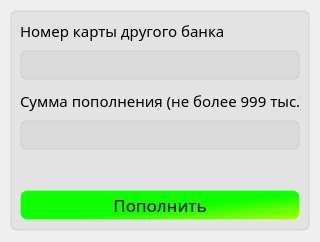
<?xml version="1.0" encoding="UTF-8"?>
<ui version="4.0">
 <class>daidengy</class>
 <widget class="QDialog" name="daidengy">
  <property name="geometry">
   <rect>
    <x>0</x>
    <y>0</y>
    <width>320</width>
    <height>242</height>
   </rect>
  </property>
  <property name="sizePolicy">
   <sizepolicy hsizetype="Preferred" vsizetype="Preferred">
    <horstretch>0</horstretch>
    <verstretch>0</verstretch>
   </sizepolicy>
  </property>
  <property name="minimumSize">
   <size>
    <width>320</width>
    <height>242</height>
   </size>
  </property>
  <property name="maximumSize">
   <size>
    <width>320</width>
    <height>242</height>
   </size>
  </property>
  <property name="windowTitle">
   <string>FOXBANK</string>
  </property>
  <property name="windowIcon">
   <iconset resource="wallpapers/wall.qrc">
    <normaloff>:/logo/icon.png</normaloff>:/logo/icon.png</iconset>
  </property>
  <property name="styleSheet">
   <string notr="true"/>
  </property>
  <widget class="QFrame" name="LOGIN">
   <property name="geometry">
    <rect>
     <x>10</x>
     <y>10</y>
     <width>300</width>
     <height>221</height>
    </rect>
   </property>
   <property name="styleSheet">
    <string notr="true">background-color: rgba(200, 200, 200, 80); 
border: 2px solid rgba(200,200,200, 85);
border-radius: 7px; 
font-family: Vag World;
</string>
   </property>
   <property name="frameShape">
    <enum>QFrame::StyledPanel</enum>
   </property>
   <property name="frameShadow">
    <enum>QFrame::Raised</enum>
   </property>
   <widget class="QLabel" name="label">
    <property name="geometry">
     <rect>
      <x>10</x>
      <y>0</y>
      <width>271</width>
      <height>41</height>
     </rect>
    </property>
    <property name="styleSheet">
     <string notr="true">font-size: 11pt;
background-color: none;
border: none;
font-family: Vag World;</string>
    </property>
    <property name="text">
     <string>Номер карты другого банка</string>
    </property>
   </widget>
   <widget class="QLabel" name="error">
    <property name="geometry">
     <rect>
      <x>10</x>
      <y>140</y>
      <width>281</width>
      <height>30</height>
     </rect>
    </property>
    <property name="styleSheet">
     <string notr="true">color: red;
font-size: 11pt;
background-color: none;
border: none;
font-family: Neo Sans Pro;</string>
    </property>
    <property name="text">
     <string/>
    </property>
   </widget>
   <widget class="QPushButton" name="contbtn">
    <property name="geometry">
     <rect>
      <x>10</x>
      <y>180</y>
      <width>280</width>
      <height>30</height>
     </rect>
    </property>
    <property name="styleSheet">
     <string notr="true">background-color: qlineargradient(spread:pad, x1:1, y1:1, x2:0, y2:0, stop:0 rgba(166,255,0,1), stop:0.427447 rgba(16,255,0,1));
border: 1px solid rgba(255,255,255,40);

border-radius:7px;
font-size: 17px</string>
    </property>
    <property name="text">
     <string>Пополнить</string>
    </property>
   </widget>
   <widget class="QLineEdit" name="cardnum_label">
    <property name="geometry">
     <rect>
      <x>10</x>
      <y>40</y>
      <width>280</width>
      <height>30</height>
     </rect>
    </property>
    <property name="styleSheet">
     <string notr="true">font-family: Neo Sans Pro;
font-size: 17px</string>
    </property>
    <property name="text">
     <string/>
    </property>
    <property name="echoMode">
     <enum>QLineEdit::Normal</enum>
    </property>
   </widget>
   <widget class="QLineEdit" name="summa_label">
    <property name="geometry">
     <rect>
      <x>10</x>
      <y>110</y>
      <width>280</width>
      <height>30</height>
     </rect>
    </property>
    <property name="styleSheet">
     <string notr="true">font-family: Neo Sans Pro;
font-size: 17px</string>
    </property>
    <property name="text">
     <string/>
    </property>
    <property name="echoMode">
     <enum>QLineEdit::Normal</enum>
    </property>
   </widget>
   <widget class="QLabel" name="label_4">
    <property name="geometry">
     <rect>
      <x>10</x>
      <y>70</y>
      <width>281</width>
      <height>41</height>
     </rect>
    </property>
    <property name="styleSheet">
     <string notr="true">font-size: 11pt;
background-color: none;
border: none;
font-family: Vag World;</string>
    </property>
    <property name="text">
     <string>Сумма пополнения (не более 999 тыс.)</string>
    </property>
   </widget>
  </widget>
 </widget>
 <resources>
  <include location="wallpapers/wall.qrc"/>
 </resources>
 <connections/>
</ui>
